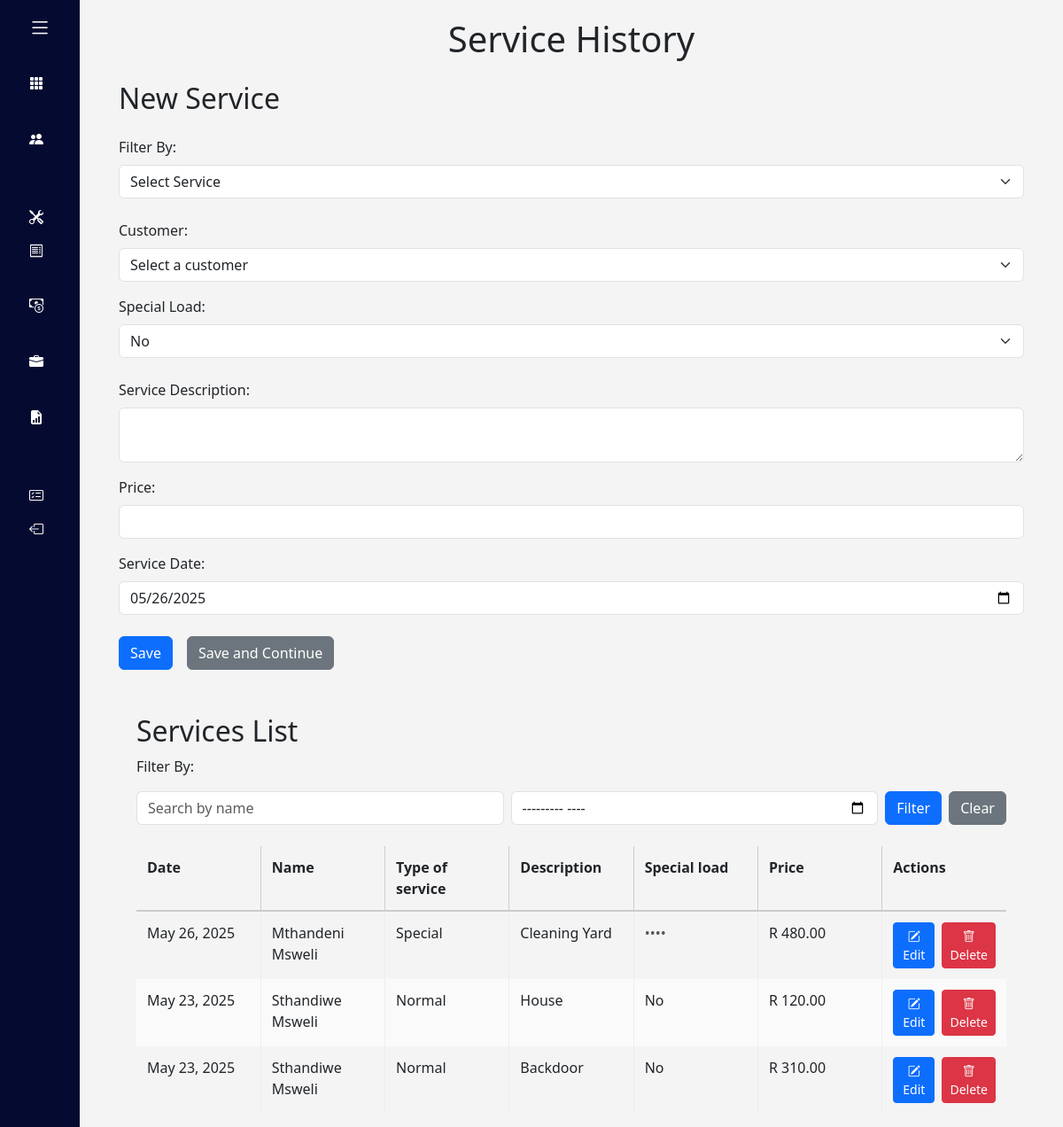
Screenshot of /service_list_fiilter (signed in) with the database file from the repository.
### bookkeeping/models.py (models this page shows, shortened)
class ServiceRecord(models.Model):
    SERVICE_TYPE_CHOICES = [
        ('normal', 'Normal Service'),
        ('special', 'Special Once-Off Service'),
    ]
    service_type = models.CharField(max_length=10, choices=SERVICE_TYPE_CHOICES, default='normal')
    customer = models.ForeignKey(Customer, on_delete=models.SET_NULL, null=True, blank=True)
    customer_name_backup = models.CharField(max_length=255, blank=True)  # 🆕 This stores the name
    special_load = models.CharField(max_length=255, blank=True)  # Optional
    client_name = models.CharField(max_length=255, blank=True)
    client_phone = models.CharField(max_length=20, blank=True)
    service_description = models.TextField()
    price = models.DecimalField(max_digits=10, decimal_places=2)
    service_date = models.DateField(auto_now_add=True)

### bookkeeping/views.py (the view, shortened to what this page needs)
# urls.py: path("service_list_fiilter",views.service_list_filter, name="service_list_filter")
def service_list_filter(request):
    services = ServiceRecord.objects.all()
    name_query = request.GET.get("name", "").strip()
    month_query = request.GET.get("month", "").strip()
    if name_query:
        services = services.filter(
            Q(customer_name_backup__icontains=name_query) |
            Q(client_name__icontains=name_query)
        )
    return render(request, "bookkeeping/service_history.html", {
        "services": services,
    })

### bookkeeping/templates/bookkeeping/service_history.html (shortened to what this page needs)
{% extends "bookkeeping/layout.html" %}
{% block body %}
<div class="container service_history">
  <h1 class="mb-4">Service History</h1>
  <h2 class="mb-4">New Service</h2>
  <form id="serviceForm" action="" method="post">
    <div class="mb-4">
      <label for="serviceTypeSelect" class="form-label">Filter By:</label>
      <select id="serviceTypeSelect" name="service_type" class="form-select">
        <option value="" {% if not post %}selected{% endif %} disabled>Select Service</option>
      </select>
    </div>
    <div id="normalFields" class="form-section mb-4">
      <div class="mb-3">
        <label for="customer" class="form-label">Customer:</label>
        <select name="customer" id="customer" class="form-select">
          <option value="" selected disabled>Select a customer</option>
        </select>
      </div>
      <div class="mb-3">
        <label for="special_load" class="form-label">Special Load:</label>
        <select id="special_load" name="special_load" class="form-select">
          <option value="No" {% if post and post.special_load == "No" %}selected{% endif %}>No</option>
        </select>
      </div>
    </div>
    <div class="mb-3">
      <label for="description" class="form-label">Service Description:</label>
      <textarea name="description" class="form-control">{{ post.service_description }}</textarea>
    </div>
    <div class="mb-3">
      <label for="price" class="form-label">Price:</label>
      <input type="number" name="price" class="form-control" value="{{ post.price|default:'' }}">
    </div>
    <div class="mb-4">
      <label for="service_date" class="form-label">Service Date:</label>
      <input type="date" name="service_date" id="serviceDateInput" class="form-control" value="{{ post.service_date|default:'' }}">
    </div>
    <div class="d-flex gap-3">
      <button type="submit" name="action" value="{% if post %}update{% else %}save{% endif %}" class="btn btn-primary">
        {% if post %}Update{% else %}Save{% endif %}
      </button>
      {% if not post %}
      <button type="submit" name="action" value="save_continue" class="btn btn-secondary">
        Save and Continue
      </button>
      {% endif %}
    </div>
  </form>
<div class="service_list">
  <h2>Services List</h2>
  {% if services %}
      <p>Filter By:</p>
  <form method="get" action="{% url 'service_list_filter' %}" class="mb-4 d-flex gap-2">
  <input type="text" name="name" placeholder="Search by name" class="form-control" value="{{ request.GET.name }}">
  <input type="month" name="month" class="form-control" value="{{ request.GET.month }}">
  <button type="submit" class="btn btn-primary">Filter</button>
  <a href="{% url 'service_list_filter' %}" class="btn btn-secondary">Clear</a>
</form>
    <table class="bids-table">
      <thead>
        <tr>
          <th>Date</th>
          <th>Name</th>
          <th>Type of service</th>
          <th>Description</th>
          <th>Special load</th>
          <th>Price</th>
          <th>Actions</th>
        </tr>
      </thead>
      <tbody>
        {% for service in services %}
          <tr id="highlight-service-{{ service.id }}">
            <td>{{ service.service_date }}</td>
            <td>
              {% if service.service_type == "normal" %}
              {{ service.customer_name_backup|title  }}
              {% else %}
              {{service.client_name|title}}
              {% endif %}
            </td>
            <td>{{ service.service_type|title  }}</td>
            <td>{{ service.service_description|title  }}</td>
            <td>
             {% if service.special_load %}
             {{ service.special_load|title }}
             {% else %}
             <span class="text-muted">••••</span>
             {% endif %}
             </td>
            <td>R {{ service.price }}</td>
            <td>
                 <div class="d-flex gap-2">
                  <a href="{% url 'service_edit' service.id %}" class="btn btn-sm btn-primary">
                  <i class="bi bi-pencil-square"></i> Edit
                  </a>
                  <a href="{% url 'service_delete' service.id %}" class="btn btn-sm btn-danger">
                  <i class="bi bi-trash"></i> Delete
                  </a>
              </div>
            </td>
          </tr>
        {% endfor %}
      </tbody>
    </table>
  {% else %}
    <p>No Service Available</p>
  {% endif %}
</div>
</div>
{% endblock %}

### bookkeeping/static/bookkeeping/styles.css (style rules this page uses)
* { margin: 0; padding: 0; box-sizing: border-box; font-family: 'Segoe UI', Tahoma, Geneva, Verdana, sans-serif; }
body { display: flex; height: 100vh; overflow: hidden; }
.service_list { margin-top: 30px; padding: 20px; font-family: Arial, sans-serif; }
.bids-table { width: 100%; border-collapse: collapse; table-layout: fixed; }
.bids-table th, .bids-table td { padding: 12px; text-align: left; vertical-align: top; }
.bids-table thead tr { background-color: #f4f4f4; border-bottom: 2px solid #ccc; }
.bids-table tbody tr:nth-child(even) { background-color: #fafafa; }
.bids-table th { border-right: 1px solid #ccc; }
.bids-table td { border-right: 1px solid #eee; }
.bids-table th:last-child, .bids-table td:last-child { border-right: none; }
.service_history h1 { text-align: center; }

### rows the page displays
ServiceRecord: service_date "May 26, 2025", client_name "Mthandeni Msweli", service_type "Special", service_description "Cleaning Yard", price "480.00"
ServiceRecord: service_date "May 23, 2025", customer_name_backup "Sthandiwe Msweli", service_type "Normal", service_description "House", special_load "No", price "120.00"
ServiceRecord: service_date "May 23, 2025", customer_name_backup "Sthandiwe Msweli", service_type "Normal", service_description "Backdoor", special_load "No", price "310.00"
